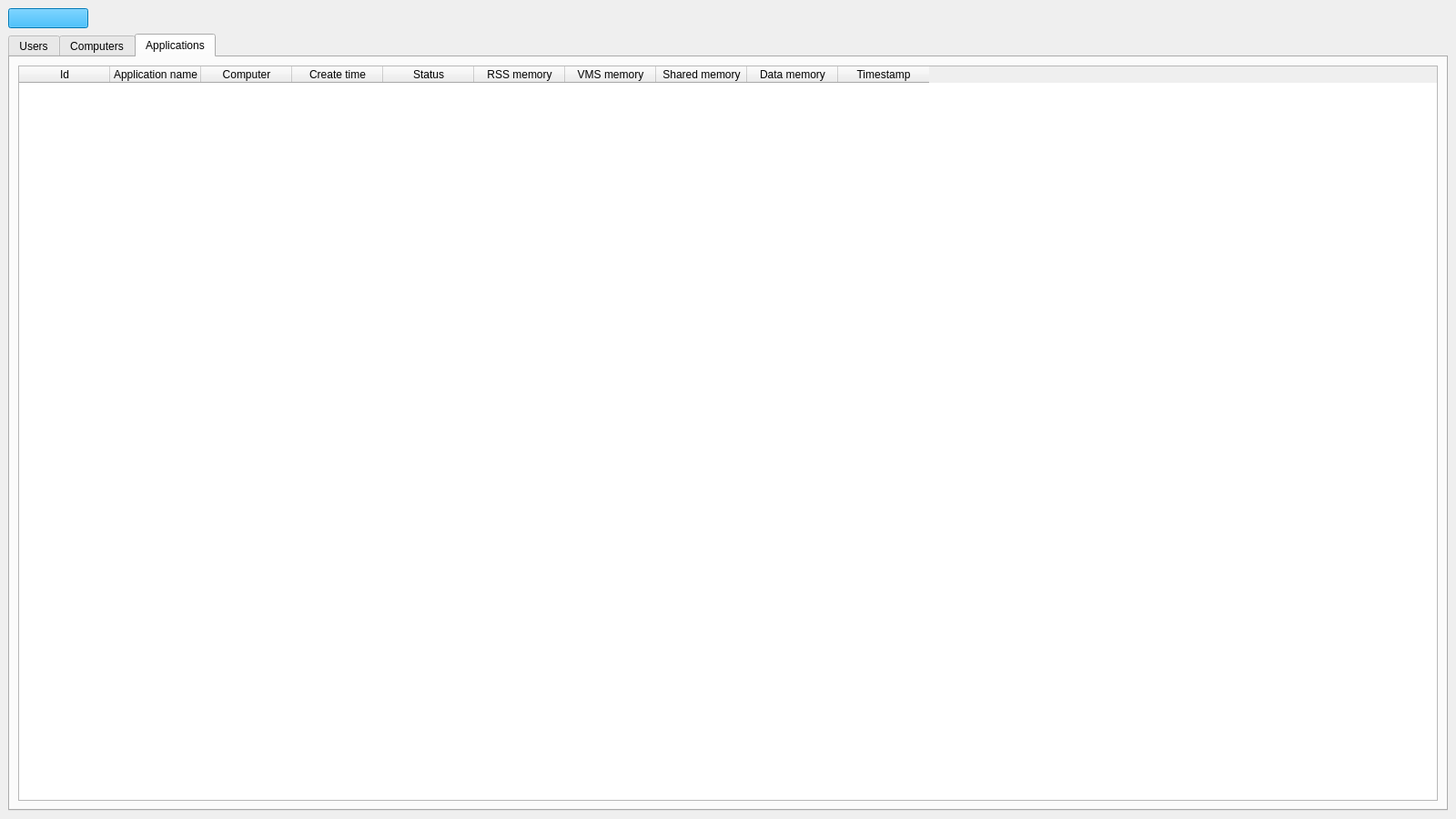
<?xml version="1.0" encoding="UTF-8"?>
<ui version="4.0">
 <class>MainWindow</class>
 <widget class="QMainWindow" name="MainWindow">
  <property name="geometry">
   <rect>
    <x>0</x>
    <y>0</y>
    <width>1600</width>
    <height>900</height>
   </rect>
  </property>
  <property name="minimumSize">
   <size>
    <width>600</width>
    <height>400</height>
   </size>
  </property>
  <property name="windowTitle">
   <string>MainWindow</string>
  </property>
  <property name="autoFillBackground">
   <bool>false</bool>
  </property>
  <widget class="QWidget" name="centralwidget">
   <layout class="QVBoxLayout" name="verticalLayout">
    <item>
     <layout class="QVBoxLayout" name="verticalLayout_5">
      <item>
       <widget class="QPushButton" name="Refresh">
        <property name="minimumSize">
         <size>
          <width>0</width>
          <height>0</height>
         </size>
        </property>
        <property name="maximumSize">
         <size>
          <width>88</width>
          <height>40</height>
         </size>
        </property>
        <property name="palette">
         <palette>
          <active>
           <colorrole role="WindowText">
            <brush brushstyle="SolidPattern">
             <color alpha="255">
              <red>0</red>
              <green>0</green>
              <blue>0</blue>
             </color>
            </brush>
           </colorrole>
           <colorrole role="Button">
            <brush brushstyle="SolidPattern">
             <color alpha="255">
              <red>0</red>
              <green>170</green>
              <blue>255</blue>
             </color>
            </brush>
           </colorrole>
           <colorrole role="Light">
            <brush brushstyle="SolidPattern">
             <color alpha="255">
              <red>127</red>
              <green>213</green>
              <blue>255</blue>
             </color>
            </brush>
           </colorrole>
           <colorrole role="Midlight">
            <brush brushstyle="SolidPattern">
             <color alpha="255">
              <red>63</red>
              <green>191</green>
              <blue>255</blue>
             </color>
            </brush>
           </colorrole>
           <colorrole role="Dark">
            <brush brushstyle="SolidPattern">
             <color alpha="255">
              <red>0</red>
              <green>85</green>
              <blue>127</blue>
             </color>
            </brush>
           </colorrole>
           <colorrole role="Mid">
            <brush brushstyle="SolidPattern">
             <color alpha="255">
              <red>0</red>
              <green>113</green>
              <blue>170</blue>
             </color>
            </brush>
           </colorrole>
           <colorrole role="Text">
            <brush brushstyle="SolidPattern">
             <color alpha="255">
              <red>0</red>
              <green>0</green>
              <blue>0</blue>
             </color>
            </brush>
           </colorrole>
           <colorrole role="BrightText">
            <brush brushstyle="SolidPattern">
             <color alpha="255">
              <red>255</red>
              <green>255</green>
              <blue>255</blue>
             </color>
            </brush>
           </colorrole>
           <colorrole role="ButtonText">
            <brush brushstyle="SolidPattern">
             <color alpha="255">
              <red>0</red>
              <green>0</green>
              <blue>0</blue>
             </color>
            </brush>
           </colorrole>
           <colorrole role="Base">
            <brush brushstyle="SolidPattern">
             <color alpha="255">
              <red>255</red>
              <green>255</green>
              <blue>255</blue>
             </color>
            </brush>
           </colorrole>
           <colorrole role="Window">
            <brush brushstyle="SolidPattern">
             <color alpha="255">
              <red>0</red>
              <green>170</green>
              <blue>255</blue>
             </color>
            </brush>
           </colorrole>
           <colorrole role="Shadow">
            <brush brushstyle="SolidPattern">
             <color alpha="255">
              <red>0</red>
              <green>0</green>
              <blue>0</blue>
             </color>
            </brush>
           </colorrole>
           <colorrole role="AlternateBase">
            <brush brushstyle="SolidPattern">
             <color alpha="255">
              <red>127</red>
              <green>212</green>
              <blue>255</blue>
             </color>
            </brush>
           </colorrole>
           <colorrole role="ToolTipBase">
            <brush brushstyle="SolidPattern">
             <color alpha="255">
              <red>255</red>
              <green>255</green>
              <blue>220</blue>
             </color>
            </brush>
           </colorrole>
           <colorrole role="ToolTipText">
            <brush brushstyle="SolidPattern">
             <color alpha="255">
              <red>0</red>
              <green>0</green>
              <blue>0</blue>
             </color>
            </brush>
           </colorrole>
           <colorrole role="PlaceholderText">
            <brush brushstyle="SolidPattern">
             <color alpha="128">
              <red>0</red>
              <green>0</green>
              <blue>0</blue>
             </color>
            </brush>
           </colorrole>
          </active>
          <inactive>
           <colorrole role="WindowText">
            <brush brushstyle="SolidPattern">
             <color alpha="255">
              <red>0</red>
              <green>0</green>
              <blue>0</blue>
             </color>
            </brush>
           </colorrole>
           <colorrole role="Button">
            <brush brushstyle="SolidPattern">
             <color alpha="255">
              <red>0</red>
              <green>170</green>
              <blue>255</blue>
             </color>
            </brush>
           </colorrole>
           <colorrole role="Light">
            <brush brushstyle="SolidPattern">
             <color alpha="255">
              <red>127</red>
              <green>213</green>
              <blue>255</blue>
             </color>
            </brush>
           </colorrole>
           <colorrole role="Midlight">
            <brush brushstyle="SolidPattern">
             <color alpha="255">
              <red>63</red>
              <green>191</green>
              <blue>255</blue>
             </color>
            </brush>
           </colorrole>
           <colorrole role="Dark">
            <brush brushstyle="SolidPattern">
             <color alpha="255">
              <red>0</red>
              <green>85</green>
              <blue>127</blue>
             </color>
            </brush>
           </colorrole>
           <colorrole role="Mid">
            <brush brushstyle="SolidPattern">
             <color alpha="255">
              <red>0</red>
              <green>113</green>
              <blue>170</blue>
             </color>
            </brush>
           </colorrole>
           <colorrole role="Text">
            <brush brushstyle="SolidPattern">
             <color alpha="255">
              <red>0</red>
              <green>0</green>
              <blue>0</blue>
             </color>
            </brush>
           </colorrole>
           <colorrole role="BrightText">
            <brush brushstyle="SolidPattern">
             <color alpha="255">
              <red>255</red>
              <green>255</green>
              <blue>255</blue>
             </color>
            </brush>
           </colorrole>
           <colorrole role="ButtonText">
            <brush brushstyle="SolidPattern">
             <color alpha="255">
              <red>0</red>
              <green>0</green>
              <blue>0</blue>
             </color>
            </brush>
           </colorrole>
           <colorrole role="Base">
            <brush brushstyle="SolidPattern">
             <color alpha="255">
              <red>255</red>
              <green>255</green>
              <blue>255</blue>
             </color>
            </brush>
           </colorrole>
           <colorrole role="Window">
            <brush brushstyle="SolidPattern">
             <color alpha="255">
              <red>0</red>
              <green>170</green>
              <blue>255</blue>
             </color>
            </brush>
           </colorrole>
           <colorrole role="Shadow">
            <brush brushstyle="SolidPattern">
             <color alpha="255">
              <red>0</red>
              <green>0</green>
              <blue>0</blue>
             </color>
            </brush>
           </colorrole>
           <colorrole role="AlternateBase">
            <brush brushstyle="SolidPattern">
             <color alpha="255">
              <red>127</red>
              <green>212</green>
              <blue>255</blue>
             </color>
            </brush>
           </colorrole>
           <colorrole role="ToolTipBase">
            <brush brushstyle="SolidPattern">
             <color alpha="255">
              <red>255</red>
              <green>255</green>
              <blue>220</blue>
             </color>
            </brush>
           </colorrole>
           <colorrole role="ToolTipText">
            <brush brushstyle="SolidPattern">
             <color alpha="255">
              <red>0</red>
              <green>0</green>
              <blue>0</blue>
             </color>
            </brush>
           </colorrole>
           <colorrole role="PlaceholderText">
            <brush brushstyle="SolidPattern">
             <color alpha="128">
              <red>0</red>
              <green>0</green>
              <blue>0</blue>
             </color>
            </brush>
           </colorrole>
          </inactive>
          <disabled>
           <colorrole role="WindowText">
            <brush brushstyle="SolidPattern">
             <color alpha="255">
              <red>0</red>
              <green>85</green>
              <blue>127</blue>
             </color>
            </brush>
           </colorrole>
           <colorrole role="Button">
            <brush brushstyle="SolidPattern">
             <color alpha="255">
              <red>0</red>
              <green>170</green>
              <blue>255</blue>
             </color>
            </brush>
           </colorrole>
           <colorrole role="Light">
            <brush brushstyle="SolidPattern">
             <color alpha="255">
              <red>127</red>
              <green>213</green>
              <blue>255</blue>
             </color>
            </brush>
           </colorrole>
           <colorrole role="Midlight">
            <brush brushstyle="SolidPattern">
             <color alpha="255">
              <red>63</red>
              <green>191</green>
              <blue>255</blue>
             </color>
            </brush>
           </colorrole>
           <colorrole role="Dark">
            <brush brushstyle="SolidPattern">
             <color alpha="255">
              <red>0</red>
              <green>85</green>
              <blue>127</blue>
             </color>
            </brush>
           </colorrole>
           <colorrole role="Mid">
            <brush brushstyle="SolidPattern">
             <color alpha="255">
              <red>0</red>
              <green>113</green>
              <blue>170</blue>
             </color>
            </brush>
           </colorrole>
           <colorrole role="Text">
            <brush brushstyle="SolidPattern">
             <color alpha="255">
              <red>0</red>
              <green>85</green>
              <blue>127</blue>
             </color>
            </brush>
           </colorrole>
           <colorrole role="BrightText">
            <brush brushstyle="SolidPattern">
             <color alpha="255">
              <red>255</red>
              <green>255</green>
              <blue>255</blue>
             </color>
            </brush>
           </colorrole>
           <colorrole role="ButtonText">
            <brush brushstyle="SolidPattern">
             <color alpha="255">
              <red>0</red>
              <green>85</green>
              <blue>127</blue>
             </color>
            </brush>
           </colorrole>
           <colorrole role="Base">
            <brush brushstyle="SolidPattern">
             <color alpha="255">
              <red>0</red>
              <green>170</green>
              <blue>255</blue>
             </color>
            </brush>
           </colorrole>
           <colorrole role="Window">
            <brush brushstyle="SolidPattern">
             <color alpha="255">
              <red>0</red>
              <green>170</green>
              <blue>255</blue>
             </color>
            </brush>
           </colorrole>
           <colorrole role="Shadow">
            <brush brushstyle="SolidPattern">
             <color alpha="255">
              <red>0</red>
              <green>0</green>
              <blue>0</blue>
             </color>
            </brush>
           </colorrole>
           <colorrole role="AlternateBase">
            <brush brushstyle="SolidPattern">
             <color alpha="255">
              <red>0</red>
              <green>170</green>
              <blue>255</blue>
             </color>
            </brush>
           </colorrole>
           <colorrole role="ToolTipBase">
            <brush brushstyle="SolidPattern">
             <color alpha="255">
              <red>255</red>
              <green>255</green>
              <blue>220</blue>
             </color>
            </brush>
           </colorrole>
           <colorrole role="ToolTipText">
            <brush brushstyle="SolidPattern">
             <color alpha="255">
              <red>0</red>
              <green>0</green>
              <blue>0</blue>
             </color>
            </brush>
           </colorrole>
           <colorrole role="PlaceholderText">
            <brush brushstyle="SolidPattern">
             <color alpha="128">
              <red>0</red>
              <green>0</green>
              <blue>0</blue>
             </color>
            </brush>
           </colorrole>
          </disabled>
         </palette>
        </property>
        <property name="text">
         <string/>
        </property>
        <property name="icon">
         <iconset>
          <normaloff>Pictures/refresh_button.png</normaloff>Pictures/refresh_button.png</iconset>
        </property>
        <property name="iconSize">
         <size>
          <width>170</width>
          <height>44</height>
         </size>
        </property>
       </widget>
      </item>
     </layout>
    </item>
    <item>
     <widget class="QTabWidget" name="Tabs">
      <property name="currentIndex">
       <number>2</number>
      </property>
      <property name="iconSize">
       <size>
        <width>32</width>
        <height>16</height>
       </size>
      </property>
      <property name="tabBarAutoHide">
       <bool>false</bool>
      </property>
      <widget class="QWidget" name="Users">
       <property name="sizePolicy">
        <sizepolicy hsizetype="Preferred" vsizetype="Preferred">
         <horstretch>0</horstretch>
         <verstretch>0</verstretch>
        </sizepolicy>
       </property>
       <attribute name="title">
        <string>Users</string>
       </attribute>
       <layout class="QVBoxLayout" name="verticalLayout_2">
        <item>
         <widget class="QTableWidget" name="UsersTable">
          <property name="sizePolicy">
           <sizepolicy hsizetype="Preferred" vsizetype="Expanding">
            <horstretch>0</horstretch>
            <verstretch>0</verstretch>
           </sizepolicy>
          </property>
          <column>
           <property name="text">
            <string>Id</string>
           </property>
          </column>
          <column>
           <property name="text">
            <string>Name</string>
           </property>
          </column>
          <column>
           <property name="text">
            <string>Computer</string>
           </property>
          </column>
          <column>
           <property name="text">
            <string>IP</string>
           </property>
          </column>
         </widget>
        </item>
       </layout>
      </widget>
      <widget class="QWidget" name="Computers">
       <attribute name="title">
        <string>Computers</string>
       </attribute>
       <layout class="QVBoxLayout" name="verticalLayout_3">
        <item>
         <widget class="QTableWidget" name="ComputersTable">
          <column>
           <property name="text">
            <string>Id</string>
           </property>
          </column>
          <column>
           <property name="text">
            <string>Computer</string>
           </property>
          </column>
          <column>
           <property name="text">
            <string>Mostly used window</string>
           </property>
          </column>
          <column>
           <property name="text">
            <string>Second mostly used window</string>
           </property>
          </column>
          <column>
           <property name="text">
            <string>Third mostly used window</string>
           </property>
          </column>
          <column>
           <property name="text">
            <string>Mostly used window percent</string>
           </property>
          </column>
          <column>
           <property name="text">
            <string>Second mostly used window percent</string>
           </property>
          </column>
          <column>
           <property name="text">
            <string>Third mostly used window percent</string>
           </property>
          </column>
          <column>
           <property name="text">
            <string>Currently active window</string>
           </property>
          </column>
          <column>
           <property name="text">
            <string>Number of opened windows</string>
           </property>
          </column>
          <column>
           <property name="text">
            <string>Disk memory usage</string>
           </property>
          </column>
          <column>
           <property name="text">
            <string>Min CPU frequency</string>
           </property>
          </column>
          <column>
           <property name="text">
            <string>Max CPU frequency</string>
           </property>
          </column>
          <column>
           <property name="text">
            <string>Current CPU frequency</string>
           </property>
          </column>
          <column>
           <property name="text">
            <string>System boot time</string>
           </property>
          </column>
          <column>
           <property name="text">
            <string>Total memory used</string>
           </property>
          </column>
          <column>
           <property name="text">
            <string>Timestamp</string>
           </property>
          </column>
         </widget>
        </item>
       </layout>
      </widget>
      <widget class="QWidget" name="Applications">
       <attribute name="title">
        <string>Applications</string>
       </attribute>
       <layout class="QVBoxLayout" name="verticalLayout_4">
        <item>
         <widget class="QTableWidget" name="ApplicationsTable">
          <column>
           <property name="text">
            <string>Id</string>
           </property>
          </column>
          <column>
           <property name="text">
            <string>Application name</string>
           </property>
          </column>
          <column>
           <property name="text">
            <string>Computer</string>
           </property>
          </column>
          <column>
           <property name="text">
            <string>Create time</string>
           </property>
          </column>
          <column>
           <property name="text">
            <string>Status</string>
           </property>
          </column>
          <column>
           <property name="text">
            <string>RSS memory</string>
           </property>
          </column>
          <column>
           <property name="text">
            <string>VMS memory</string>
           </property>
          </column>
          <column>
           <property name="text">
            <string>Shared memory</string>
           </property>
          </column>
          <column>
           <property name="text">
            <string>Data memory</string>
           </property>
          </column>
          <column>
           <property name="text">
            <string>Timestamp</string>
           </property>
          </column>
         </widget>
        </item>
       </layout>
      </widget>
     </widget>
    </item>
   </layout>
  </widget>
 </widget>
 <resources/>
 <connections/>
</ui>
